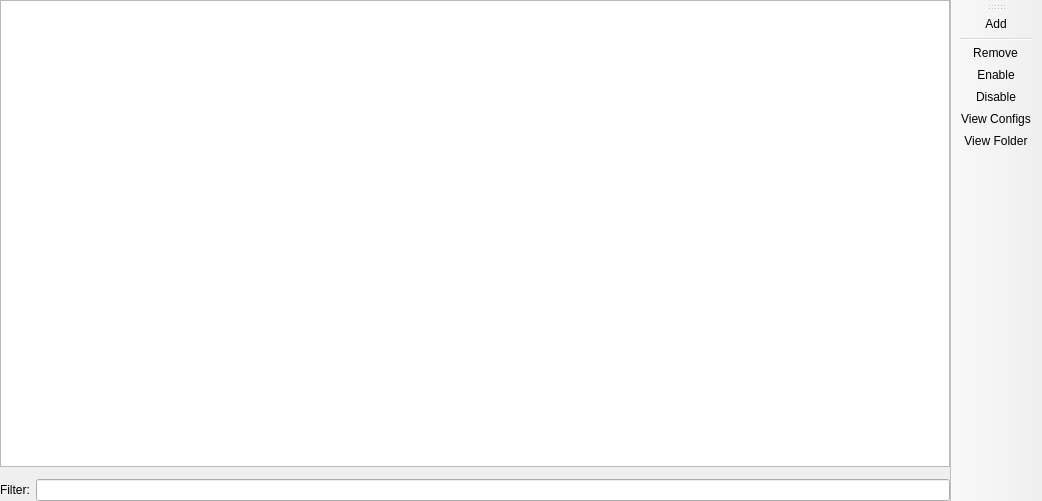
<?xml version="1.0" encoding="UTF-8"?>
<ui version="4.0">
 <class>PluginPage</class>
 <widget class="QMainWindow" name="PluginPage">
  <property name="geometry">
   <rect>
    <x>0</x>
    <y>0</y>
    <width>1042</width>
    <height>501</height>
   </rect>
  </property>
  <widget class="QWidget" name="centralwidget">
   <layout class="QGridLayout" name="gridLayout">
    <property name="leftMargin">
     <number>0</number>
    </property>
    <property name="topMargin">
     <number>0</number>
    </property>
    <property name="rightMargin">
     <number>0</number>
    </property>
    <property name="bottomMargin">
     <number>0</number>
    </property>
    <item row="4" column="1" colspan="3">
     <layout class="QGridLayout" name="gridLayout_2">
      <item row="0" column="1">
       <widget class="QLineEdit" name="filterEdit"/>
      </item>
      <item row="0" column="0">
       <widget class="QLabel" name="filterLabel">
        <property name="text">
         <string>Filter:</string>
        </property>
       </widget>
      </item>
     </layout>
    </item>
    <item row="2" column="1" colspan="3">
     <widget class="InfoFrame" name="frame">
      <property name="sizePolicy">
       <sizepolicy hsizetype="Preferred" vsizetype="Minimum">
        <horstretch>0</horstretch>
        <verstretch>0</verstretch>
       </sizepolicy>
      </property>
     </widget>
    </item>
    <item row="1" column="1" colspan="3">
     <widget class="ModListView" name="treeView">
      <property name="sizePolicy">
       <sizepolicy hsizetype="Expanding" vsizetype="Expanding">
        <horstretch>0</horstretch>
        <verstretch>0</verstretch>
       </sizepolicy>
      </property>
      <property name="acceptDrops">
       <bool>true</bool>
      </property>
      <property name="dragDropMode">
       <enum>QAbstractItemView::DropOnly</enum>
      </property>
      <property name="uniformRowHeights">
       <bool>true</bool>
      </property>
     </widget>
    </item>
   </layout>
  </widget>
  <widget class="WideBar" name="actionsToolbar">
   <property name="useDefaultAction" stdset="0">
    <bool>true</bool>
   </property>
   <property name="windowTitle">
    <string>Actions</string>
   </property>
   <property name="toolButtonStyle">
    <enum>Qt::ToolButtonTextOnly</enum>
   </property>
   <attribute name="toolBarArea">
    <enum>RightToolBarArea</enum>
   </attribute>
   <attribute name="toolBarBreak">
    <bool>false</bool>
   </attribute>
   <addaction name="actionAddItem"/>
   <addaction name="separator"/>
   <addaction name="actionRemoveItem"/>
   <addaction name="actionEnableItem"/>
   <addaction name="actionDisableItem"/>
   <addaction name="actionViewConfigs"/>
   <addaction name="actionViewFolder"/>
  </widget>
  <action name="actionAddItem">
   <property name="text">
    <string>&amp;Add</string>
   </property>
   <property name="toolTip">
    <string>Add</string>
   </property>
  </action>
  <action name="actionRemoveItem">
   <property name="text">
    <string>&amp;Remove</string>
   </property>
   <property name="toolTip">
    <string>Remove selected item</string>
   </property>
  </action>
  <action name="actionEnableItem">
   <property name="text">
    <string>&amp;Enable</string>
   </property>
   <property name="toolTip">
    <string>Enable selected item</string>
   </property>
  </action>
  <action name="actionDisableItem">
   <property name="text">
    <string>&amp;Disable</string>
   </property>
   <property name="toolTip">
    <string>Disable selected item</string>
   </property>
  </action>
  <action name="actionViewConfigs">
   <property name="text">
    <string>View &amp;Configs</string>
   </property>
   <property name="toolTip">
    <string>Open the 'config' folder in the system file manager.</string>
   </property>
  </action>
  <action name="actionViewFolder">
   <property name="text">
    <string>View &amp;Folder</string>
   </property>
  </action>
  <action name="actionDownloadItem">
   <property name="enabled">
    <bool>false</bool>
   </property>
   <property name="text">
    <string>&amp;Download</string>
   </property>
   <property name="toolTip">
    <string>Download a new resource</string>
   </property>
  </action>
  <action name="actionVisitItemPage">
   <property name="enabled">
    <bool>false</bool>
   </property>
   <property name="text">
    <string>Visit mod's page</string>
   </property>
   <property name="toolTip">
    <string>Go to mods home page</string>
   </property>
  </action>
  <action name="actionUpdateItem">
   <property name="enabled">
    <bool>true</bool>
   </property>
   <property name="text">
    <string>Check for &amp;Updates</string>
   </property>
   <property name="toolTip">
    <string>Try to check or update all selected resources (all resources if none are selected)</string>
   </property>
  </action>
 </widget>
 <customwidgets>
  <customwidget>
   <class>ModListView</class>
   <extends>QTreeView</extends>
   <header>ui/widgets/ModListView.h</header>
  </customwidget>
  <customwidget>
   <class>InfoFrame</class>
   <extends>QFrame</extends>
   <header>ui/widgets/InfoFrame.h</header>
   <container>1</container>
  </customwidget>
  <customwidget>
   <class>WideBar</class>
   <extends>QToolBar</extends>
   <header>ui/widgets/WideBar.h</header>
  </customwidget>
 </customwidgets>
 <tabstops>
  <tabstop>treeView</tabstop>
  <tabstop>filterEdit</tabstop>
 </tabstops>
 <resources/>
 <connections/>
</ui>
